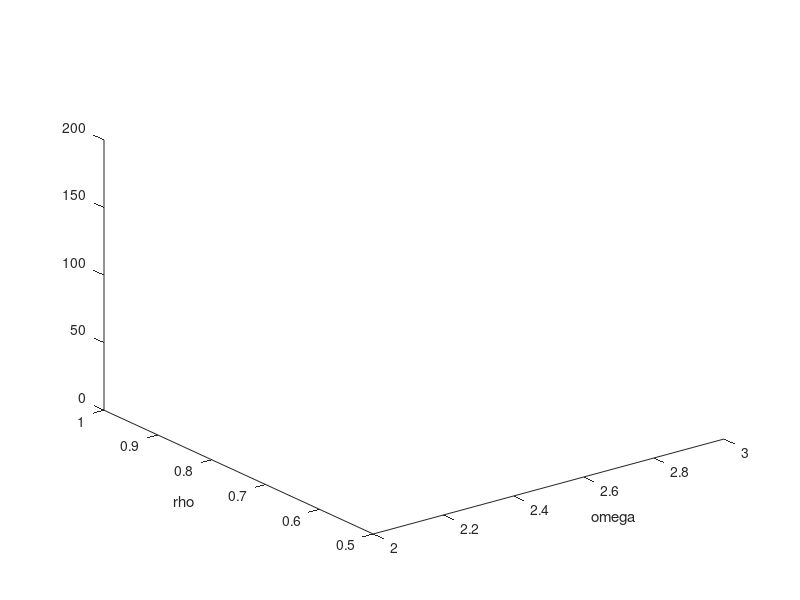

Write the MATLAB code that produced this figure.
clear all;
clc;


epsilon = 0.2;
delta = 0.8;

omega = 2.0 : 0.05 : 3;


for index_omega = 1 : numel(omega)
	zeta = (2 *  epsilon^2 * omega(index_omega)^2) / log(2/delta);
	num_m = (zeta - 1) * omega (index_omega)^ 2;
	rho = sqrt(1  - 0.95 * zeta) : 0.05 * zeta : 1; 
	for index_rho = 1 : numel(rho)
		den_m = 1 - rho(index_rho) ^ 2 - zeta;		
		plot3(omega(index_omega), rho(index_rho), num_m/den_m);
		hold on;
	end
end


xlabel('omega');
ylabel('rho');